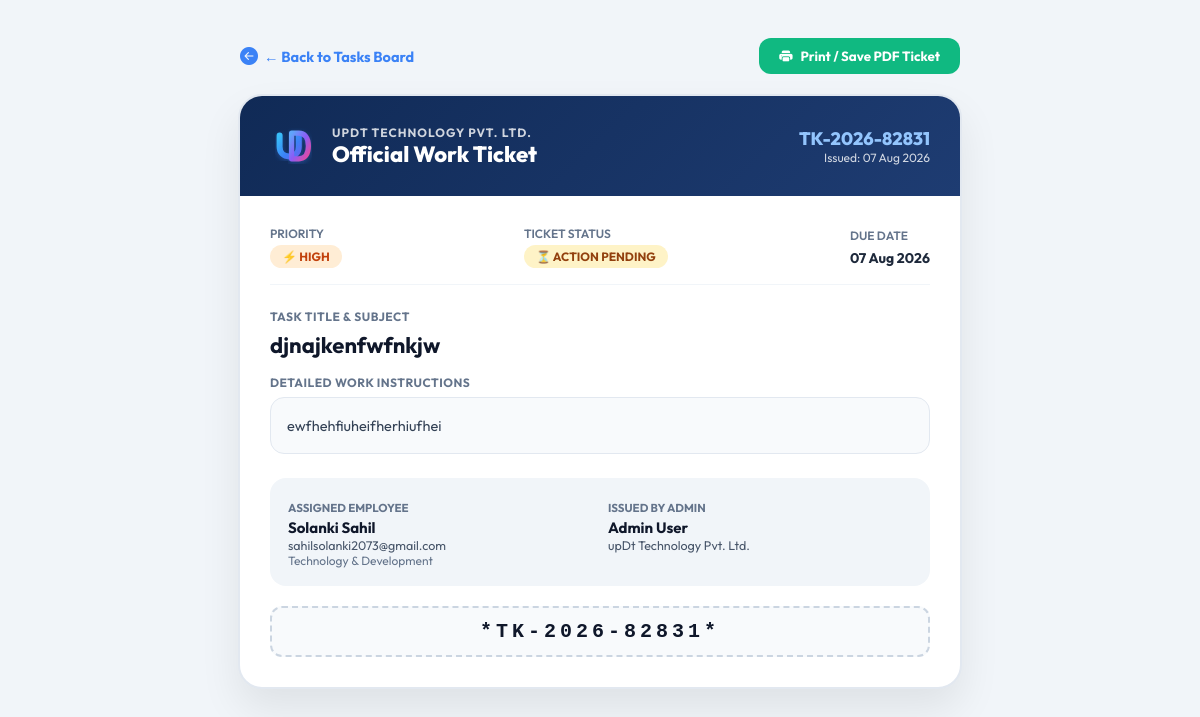
The app's page /view_ticket.php?id=4 (signed in) with its own data.
### tables this page shows
CREATE TABLE `tasks` (
  `id` int(11) NOT NULL AUTO_INCREMENT,
  `title` varchar(255) NOT NULL,
  `description` text DEFAULT NULL,
  `assigned_to` int(11) NOT NULL,
  `status` enum('pending','completed') DEFAULT 'pending',
  `created_at` timestamp NOT NULL DEFAULT current_timestamp(),
  `assigned_by` int(11) DEFAULT 0,
  `due_date` date DEFAULT NULL,
  `submission_note` text DEFAULT NULL,
  `submission_time` datetime DEFAULT NULL,
  `user_id` int(11) DEFAULT 0,
  `created_by` int(11) DEFAULT 0,
  `submission_file` varchar(255) DEFAULT NULL,
  `submitted_at` datetime DEFAULT NULL,
  `remarks` text DEFAULT NULL,
  `ticket_id` varchar(50) DEFAULT NULL,
  `priority` varchar(20) DEFAULT 'Normal',
  PRIMARY KEY (`id`),
  KEY `assigned_to` (`assigned_to`),
  CONSTRAINT `tasks_ibfk_1` FOREIGN KEY (`assigned_to`) REFERENCES `users` (`id`) ON DELETE CASCADE
);

CREATE TABLE `users` (
  `id` int(11) NOT NULL AUTO_INCREMENT,
  `name` varchar(100) NOT NULL,
  `email` varchar(100) NOT NULL,
  `password` varchar(255) NOT NULL,
  `phone` varchar(20) DEFAULT NULL,
  `status` enum('active','inactive') DEFAULT 'active',
  `role` enum('admin','user') DEFAULT 'user',
  `department` varchar(80) DEFAULT NULL,
  `designation` varchar(80) DEFAULT NULL,
  `emp_id` varchar(30) DEFAULT NULL,
  `joining_date` date DEFAULT NULL,
  `emergency_contact` varchar(100) DEFAULT NULL,
  `emergency_phone` varchar(30) DEFAULT NULL,
  `address` text DEFAULT NULL,
  `bio` text DEFAULT NULL,
  `profile_pic` varchar(255) DEFAULT NULL,
  PRIMARY KEY (`id`),
  UNIQUE KEY `email` (`email`)
);

### view_ticket.php (the view, shortened to what this page needs)
<?php
require_once "config.php";
$id = isset($_GET['id']) ? (int)$_GET['id'] : 0;
$task = null;
if ($id > 0) {
    $res = $conn->query("
        SELECT t.*, u.name AS user_name, u.email AS user_email, u.department AS user_dept, u.phone AS user_phone,
               a.name AS admin_name
        FROM tasks t
        LEFT JOIN users u ON u.id = COALESCE(NULLIF(t.user_id,0), NULLIF(t.assigned_to,0))
        LEFT JOIN users a ON a.id = t.created_by
        WHERE t.id = $id
    ");
    if ($res && $res->num_rows > 0) {
        $task = $res->fetch_assoc();
    }
}
$ticketId = $task['ticket_id'] ?: ("TK-" . date('Y') . "-" . str_pad($task['id'], 5, '0', STR_PAD_LEFT));
$priority = $task['priority'] ?: 'Normal';
$backUrl  = ($_SESSION['role'] === 'admin') ? 'admin/tasks.php' : 'user/tasks.php';
?>
<!DOCTYPE html>
<html lang="en">
<head>
<link rel="stylesheet" href="https://cdn.jsdelivr.net/npm/bootstrap-icons@1.11.3/font/bootstrap-icons.css">
</head>
<body>
<div class="no-print" style="max-width: 720px; margin: 0 auto 20px; display:flex; justify-content:space-between; align-items:center;">
    <a href="<?php echo $backUrl; ?>" style="text-decoration:none; font-weight:700; color:#3b82f6; font-size:14.5px; display:flex; align-items:center; gap:6px;">
        <i class="bi bi-arrow-left-circle-fill" style="font-size:18px;"></i> ← Back to Tasks Board
    </a>
    <button onclick="window.print()" style="padding:10px 20px; background:#10b981; color:#fff; border:none; border-radius:12px; font-weight:700; font-family:inherit; cursor:pointer; display:flex; align-items:center; gap:8px;">
        <i class="bi bi-printer-fill"></i> Print / Save PDF Ticket
    </button>
</div>
<div class="ticket-card">
    <div class="ticket-header">
        <div style="display:flex; align-items:center; gap:14px;">
            <img src="assets/images/logo.svg" style="width:48px; height:48px;" alt="Logo">
            <div>
                <div style="font-size:12px; opacity:0.8; text-transform:uppercase; letter-spacing:1px; font-weight:700;">upDt Technology Pvt. Ltd.</div>
                <div style="font-size:22px; font-weight:800;">Official Work Ticket</div>
            </div>
        </div>
        <div style="text-align:right;">
            <div style="font-size:18px; font-weight:800; color:#93c5fd;"><?php echo htmlspecialchars($ticketId); ?></div>
            <div style="font-size:12px; opacity:0.8;">Issued: <?php echo date('d M Y', strtotime($task['created_at'])); ?></div>
        </div>
    </div>
    <div class="ticket-body">
        <div style="display:flex; justify-content:space-between; align-items:center; margin-bottom:20px; padding-bottom:16px; border-bottom:1.5px solid #f1f5f9;">
            <div>
                <span style="font-size:12px; color:#64748b; font-weight:600; display:block; margin-bottom:4px;">PRIORITY</span>
                <span class="ticket-badge" style="background:<?php echo $priority==='Urgent'?'#fee2e2':($priority==='High'?'#ffedd5':'#e0e7ff'); ?>; color:<?php echo $priority==='Urgent'?'#991b1b':($priority==='High'?'#c2410c':'#3730a3'); ?>;">
                    <?php echo $priority==='Urgent'?'🔥 Urgent':($priority==='High'?'⚡ High':'🌱 Normal'); ?>
                </span>
            </div>
            <div>
                <span style="font-size:12px; color:#64748b; font-weight:600; display:block; margin-bottom:4px;">TICKET STATUS</span>
                <span class="ticket-badge" style="background:<?php echo !empty($task['submission_file'])?'#d1fae5':'#fef3c7'; ?>; color:<?php echo !empty($task['submission_file'])?'#065f46':'#92400e'; ?>;">
                    <?php echo !empty($task['submission_file']) ? '✓ Completed & Submitted' : '⏳ Action Pending'; ?>
                </span>
            </div>
            <div>
                <span style="font-size:12px; color:#64748b; font-weight:600; display:block; margin-bottom:4px;">DUE DATE</span>
                <span style="font-weight:700; font-size:14px; color:#1e293b;">
                    <?php echo $task['due_date'] ? date('d M Y', strtotime($task['due_date'])) : 'No Due Date'; ?>
                </span>
            </div>
        </div>
        <div style="margin-bottom:24px;">
            <span style="font-size:12px; color:#64748b; font-weight:700; text-transform:uppercase; letter-spacing:0.5px;">Task Title & Subject</span>
            <h2 style="margin:6px 0 12px 0; font-size:22px; color:#0f172a;"><?php echo htmlspecialchars($task['title']); ?></h2>
            <?php if (!empty($task['description'])): ?>
                <span style="font-size:12px; color:#64748b; font-weight:700; text-transform:uppercase; letter-spacing:0.5px;">Detailed Work Instructions</span>
                <div style="background:#f8fafc; border:1px solid #e2e8f0; border-radius:14px; padding:16px; font-size:14.5px; color:#334155; line-height:1.6; margin-top:6px;">
                    <?php echo nl2br(htmlspecialchars($task['description'])); ?>
                </div>
            <?php endif; ?>
        </div>
        <div style="display:grid; grid-template-columns: 1fr 1fr; gap:16px; background:#f1f5f9; padding:18px; border-radius:16px; margin-bottom:20px;">
            <div>
                <span style="font-size:11.5px; color:#64748b; font-weight:700; text-transform:uppercase;">ASSIGNED EMPLOYEE</span>
                <div style="font-weight:700; font-size:15px; color:#0f172a; margin-top:2px;"><?php echo htmlspecialchars($task['user_name'] ?? 'Unassigned'); ?></div>
                <div style="font-size:12.5px; color:#475569;"><?php echo htmlspecialchars($task['user_email'] ?? ''); ?></div>
                <div style="font-size:12px; color:#64748b;"><?php echo htmlspecialchars($task['user_dept'] ?? 'General Dept'); ?></div>
            </div>
            <div>
                <span style="font-size:11.5px; color:#64748b; font-weight:700; text-transform:uppercase;">ISSUED BY ADMIN</span>
                <div style="font-weight:700; font-size:15px; color:#0f172a; margin-top:2px;"><?php echo htmlspecialchars($task['admin_name'] ?? 'System Administrator'); ?></div>
                <div style="font-size:12.5px; color:#475569;">upDt Technology Pvt. Ltd.</div>
            </div>
        </div>
        <div class="barcode-stub">
            *<?php echo htmlspecialchars($ticketId); ?>*
        </div>
    </div>
</div>
</body>
</html>

### view_ticket.php (style rules this page uses)
body { font-family: 'Outfit', sans-serif; background: #f1f5f9; color: #0f172a; padding: 30px 15px; }
.ticket-card { max-width: 720px; margin: 0 auto; background: #ffffff; border-radius: 24px; box-shadow: 0 20px 40px rgba(0,0,0,0.08); border: 2px solid #e2e8f0; overflow: hidden; }
.ticket-header { background: linear-gradient(135deg, #102a56 0%, #1e3c72 100%); color: #ffffff; padding: 26px 30px; display: flex; justify-content: space-between; align-items: center; }
.ticket-body { padding: 30px; }
.ticket-badge { font-size: 12px; font-weight: 700; padding: 4px 12px; border-radius: 999px; display: inline-block; text-transform: uppercase; }
.barcode-stub { font-family: 'Courier New', Courier, monospace; font-size: 20px; font-weight: bold; letter-spacing: 4px; background: #f8fafc; border: 2px dashed #cbd5e1; padding: 12px; text-align: center; border-radius: 12px; margin-top: 20px; }

### records on screen
tasks: ticket "TK-2026-82831", created_at "07 Aug 2026", due_date "07 Aug 2026", title "djnajkenfwfnkjw", description "ewfhehfiuheifherhiufhei", assigned_to.name "Solanki Sahil", assigned_to.email "sahilsolanki2073@gmail.com", assigned_to.department "Technology & Development", users.name "Admin User"
